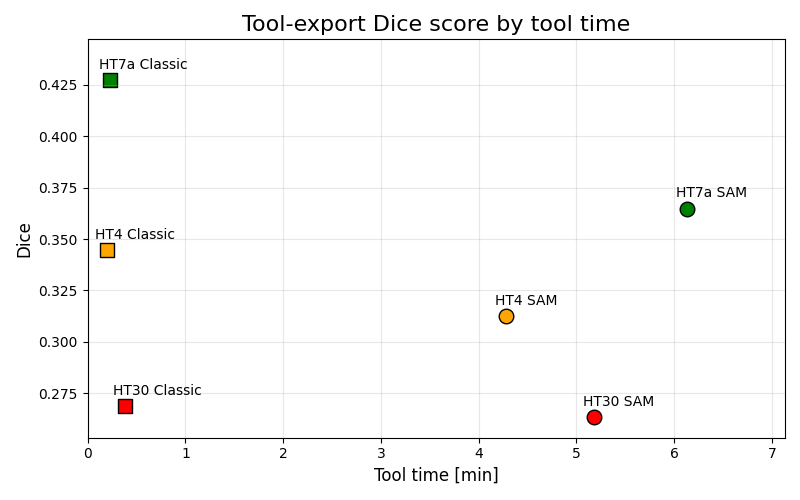

This figure's Python source:
from pathlib import Path

import matplotlib
import matplotlib.pyplot as plt
from matplotlib.lines import Line2D
import pandas as pd

WD = Path(__file__).resolve().parent

palette = {"HT7a": "green", "HT4": "orange", "HT30": "red"}
tablet_order = ["HT7a", "HT4", "HT30"]
method_markers = {"SAM": "o", "Classic": "s"}

dice_df = pd.read_csv(WD / "dice_scores.csv")
dice_df[["tablet", "method"]] = dice_df["tool_output"].str.rsplit(" ", n=1, expand=True)
dice_df = dice_df[dice_df["method"].isin(["SAM", "Classic"])].copy()

workflow_df = pd.read_csv(WD / "workflow.csv")
workflow_df = workflow_df[workflow_df["method"].isin(["SAM", "classic"])].copy()
workflow_df["method"] = workflow_df["method"].replace({"classic": "Classic"})
workflow_df["tool_time_minutes"] = pd.to_timedelta(workflow_df["time1"]).dt.total_seconds() / 60

plot_df = dice_df.merge(
    workflow_df[["tablet", "method", "tool_time_minutes"]],
    on=["tablet", "method"],
)

fig, ax = plt.subplots(figsize=(8, 5))

for tablet in tablet_order:
    for method, marker in method_markers.items():
        row = plot_df[(plot_df["tablet"] == tablet) & (plot_df["method"] == method)].iloc[0]
        ax.scatter(
            row["tool_time_minutes"],
            row["dice"],
            color=palette[tablet],
            edgecolor="black",
            marker=marker,
            s=110,
        )
        ax.text(
            row["tool_time_minutes"]-0.12,
            row["dice"] + 0.0075,
            f"{tablet} {method}",
            va="center",
            fontsize=10,
        )

ax.set_xlabel("Tool time [min]",fontsize=12)
ax.set_ylabel("Dice",fontsize=12)
ax.set_title("Tool-export Dice score by tool time",fontsize=16)
ax.set_ylim(plot_df["dice"].min() - 0.01, plot_df["dice"].max() + 0.02)
ax.set_xlim(0, plot_df["tool_time_minutes"].max() + 1)
ax.grid(alpha=0.3)
fig.tight_layout()
plt.show()
